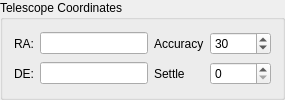
        <widget class="QGroupBox" name="groupBox_5">
         <property name="title">
          <string>Telescope Coordinates</string>
         </property>
         <layout class="QGridLayout" name="gridLayout">
          <item row="0" column="3">
           <widget class="QSpinBox" name="accuracySpin">
            <property name="toolTip">
             <string>Accuracy threshold in arcseconds between solution and target coordinates. Plate solver shall be repeatedly executed until the solution coordinates are below the accuracy threshold</string>
            </property>
            <property name="minimum">
             <number>1</number>
            </property>
            <property name="maximum">
             <number>1200</number>
            </property>
            <property name="singleStep">
             <number>10</number>
            </property>
            <property name="value">
             <number>30</number>
            </property>
           </widget>
          </item>
          <item row="1" column="0">
           <widget class="QLabel" name="label_13">
            <property name="text">
             <string>DE:</string>
            </property>
           </widget>
          </item>
          <item row="1" column="1">
           <widget class="QLineEdit" name="ScopeDecOut">
            <property name="readOnly">
             <bool>true</bool>
            </property>
           </widget>
          </item>
          <item row="1" column="2">
           <widget class="QLabel" name="label_22">
            <property name="toolTip">
             <string>After telescope completes slewing, wait until it settles for this many milliseconds before capturing the next image.</string>
            </property>
            <property name="text">
             <string>Settle</string>
            </property>
           </widget>
          </item>
          <item row="0" column="1">
           <widget class="QLineEdit" name="ScopeRAOut">
            <property name="readOnly">
             <bool>true</bool>
            </property>
           </widget>
          </item>
          <item row="1" column="3">
           <widget class="QSpinBox" name="delaySpin">
            <property name="toolTip">
             <string>After telescope completes slewing, wait until it settles for this many milliseconds before capturing the next image.</string>
            </property>
            <property name="maximum">
             <number>15000</number>
            </property>
            <property name="singleStep">
             <number>100</number>
            </property>
           </widget>
          </item>
          <item row="0" column="0">
           <widget class="QLabel" name="label_12">
            <property name="text">
             <string>RA:</string>
            </property>
           </widget>
          </item>
          <item row="0" column="2">
           <widget class="QLabel" name="label_9">
            <property name="toolTip">
             <string>Accuracy threshold in arcseconds between solution and target coordinates. Plate solver shall be repeatedly executed until the solution coordinates are below the accuracy threshold</string>
            </property>
            <property name="text">
             <string>Accuracy</string>
            </property>
           </widget>
          </item>
         </layout>
        </widget>
